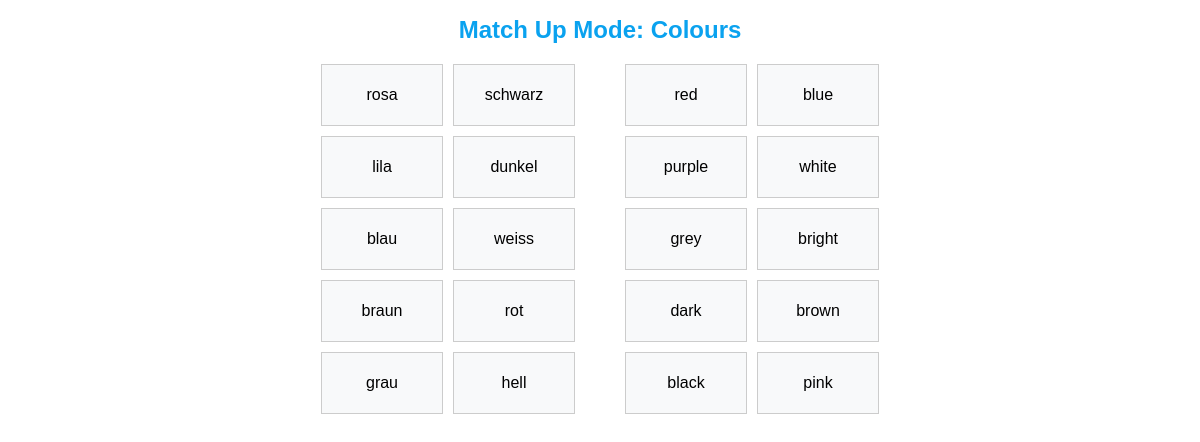
The app's page /assignment/match-up/1/ (signed in) with its own data.
### learning/models.py (models this page shows, shortened)
class Assignment(models.Model):
    name = models.CharField(max_length=255)
    class_assigned = models.ForeignKey(Class, on_delete=models.CASCADE)
    vocab_list = models.ForeignKey(VocabularyList, on_delete=models.CASCADE)
    deadline = models.DateTimeField()
    target_points = models.IntegerField()  # Total target points for the assignment
    include_flashcards = models.BooleanField(default=False)
    points_per_flashcard = models.IntegerField(default=1)
    include_matchup = models.BooleanField(default=False)
    points_per_matchup = models.IntegerField(default=1)
    include_fill_gap = models.BooleanField(default=False)
    points_per_fill_gap = models.IntegerField(default=1)
    include_destroy_wall = models.BooleanField(default=False)
    points_per_destroy_wall = models.IntegerField(default=1)
    include_unscramble = models.BooleanField(default=False)
    points_per_unscramble = models.IntegerField(default=1)
    include_listening_dictation = models.BooleanField(default=False)
    points_per_listening_dictation = models.IntegerField(default=1)
    include_listening_translation = models.BooleanField(default=False)
    points_per_listening_translation = models.IntegerField(default=1)
    teacher = models.ForeignKey(User, on_delete=models.CASCADE, limit_choices_to={'is_teacher': True})

class VocabularyWord(models.Model):
    word = models.CharField(max_length=100)
    translation = models.CharField(max_length=100)
    list = models.ForeignKey("VocabularyList", on_delete=models.CASCADE, related_name="words")

### learning/views.py (the view)
# urls.py: path('assignment/match-up/<int:assignment_id>/', views.match_up_mode_assignment, name='match_up_mode_assignment'),
def match_up_mode_assignment(request, vocab_list_id=None, assignment_id=None):
    if assignment_id:
        assignment = get_object_or_404(Assignment, id=assignment_id)
        vocab_list = assignment.vocab_list
    elif vocab_list_id:
        vocab_list = get_object_or_404(VocabularyList, id=vocab_list_id)
        assignment = None  # No assignment in this case
    else:
        raise Http404("No assignment or vocab list specified.")
    student = get_object_or_404(Student, id=request.session.get('student_id'))
    all_words = list(vocab_list.words.all())
    words = sample(all_words, min(len(all_words), 10))
    source_words = words[:]
    target_words = words[:]
    random.shuffle(target_words)
    return render(request, "learning/assignment_modes/match_up_mode_assignment.html", {
        "vocab_list": vocab_list,
        "source_words": source_words,
        "target_words": target_words,
        "student": student,
        "assignment": assignment,  # Pass the assignment to the template
    })

### learning/templates/learning/assignment_modes/match_up_mode_assignment.html (shortened to what this page needs)
<!DOCTYPE html>
<html lang="en">
<head>
</head>
<body>
    <h1>Match Up Mode: {{ assignment.name }}</h1>
    <div class="container">
        <div class="column" id="source-words">
            {% for word in source_words %}
            <div class="tile" draggable="true" data-id="{{ word.id }}">{{ word.word }}</div>
            {% endfor %}
        </div>
        <div class="column" id="target-words">
            {% for word in target_words %}
            <div class="target" data-id="{{ word.id }}">{{ word.translation }}</div>
            {% endfor %}
        </div>
    </div>
</body>
</html>

### learning/templates/learning/assignment_modes/match_up_mode_assignment.html (style rules this page uses)
body { font-family: Arial, sans-serif; }
h1 { text-align: center; font-size: 24px; color: #0aa2ef; }
.container { display: flex; justify-content: center; gap: 50px; margin: 20px; }
.column { display: grid; grid-template-columns: repeat(2, 1fr); gap: 10px; }
.tile, .target { width: 120px; height: 60px; display: flex; justify-content: center; align-items: center; background-color: #f8f9fa; border: 1px solid #ccc; cursor: pointer; transition: background-color 0.3s; }

### records on screen
Assignment: name "Colours"
VocabularyWord: word "rosa", translation "pink"
VocabularyWord: word "schwarz", translation "black"
VocabularyWord: word "lila", translation "purple"
VocabularyWord: word "dunkel", translation "dark"
VocabularyWord: word "blau", translation "blue"
VocabularyWord: word "weiss", translation "white"
VocabularyWord: word "braun", translation "brown"
VocabularyWord: word "rot", translation "red"
VocabularyWord: word "grau", translation "grey"
VocabularyWord: word "hell", translation "bright"
